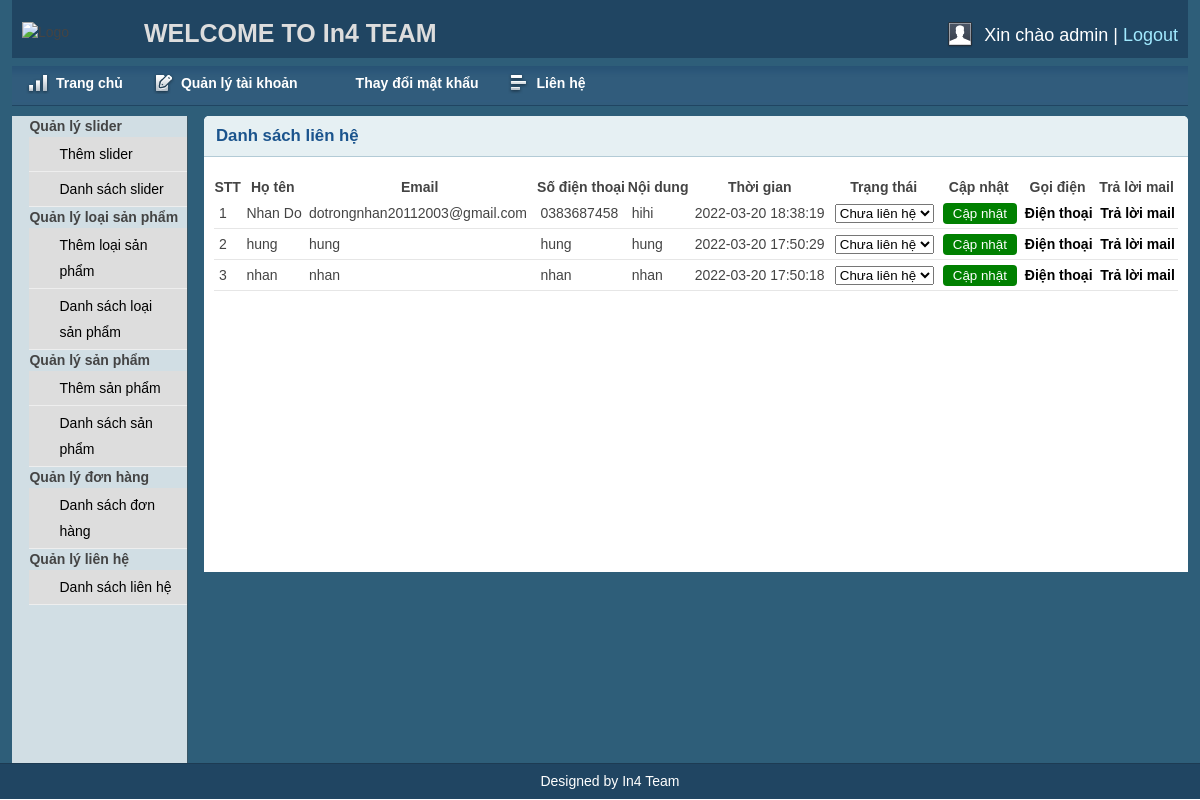
Before: /admin/contactlist.php (signed in) with the older database file.
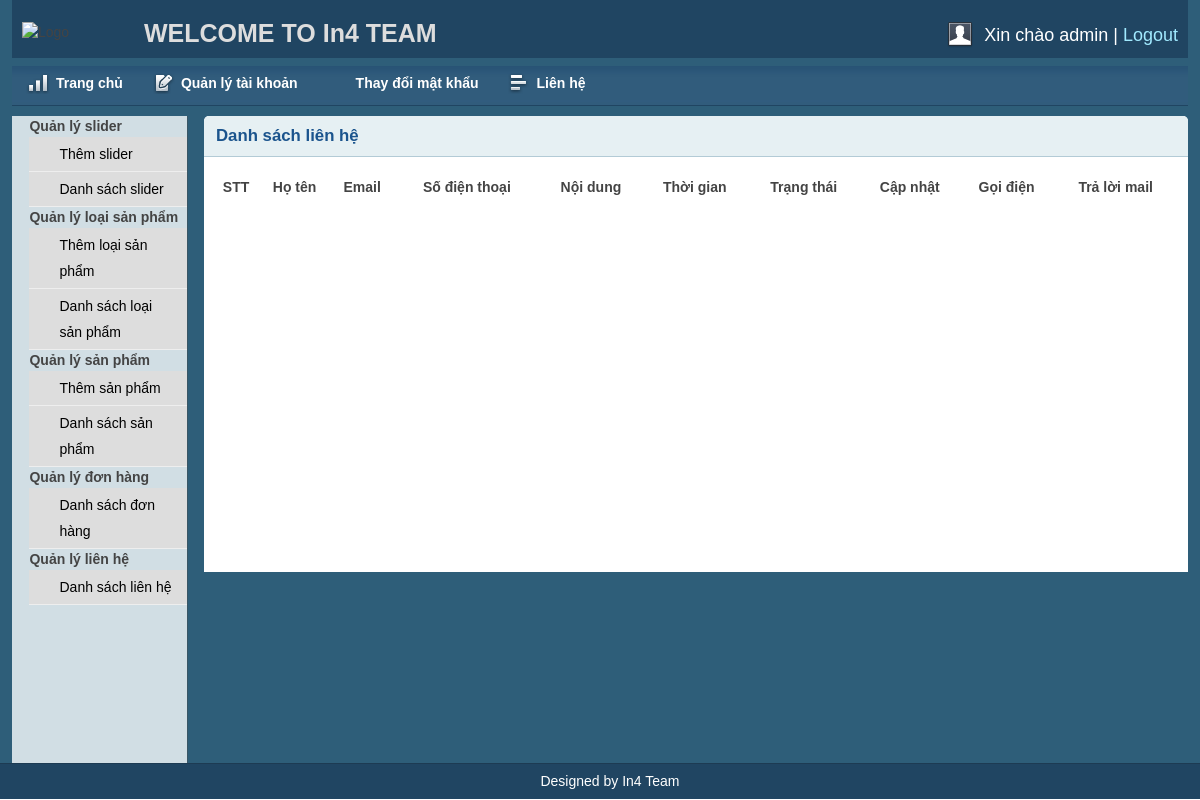
After: the same page with the newer database file.
### tables this page shows
CREATE TABLE `contact` (
  `id` int(11) NOT NULL,
  `name` varchar(500) NOT NULL,
  `phone` varchar(100) NOT NULL,
  `email` varchar(200) NOT NULL,
  `content` varchar(500) NOT NULL,
  `time` datetime NOT NULL DEFAULT current_timestamp(),
  `status` int(11) NOT NULL DEFAULT 0
);

### lib/database.php (called while the page is built, shortened)
<?php
	class Database{
		public $host = "localhost";
		public $user = "root";
		public $pass = "";
		public $dbname = "shopcase";
		public $link ;
		public function connectDB(){
			$this->link = new mysqli($this->host,$this->user,$this->pass,$this->dbname);
		}
		public function select($query){
			$result = $this->link->query($query) or die($this->link->error.__LINE__);
			if($result->num_rows > 0){
				return $result;
			}else{
				return false;
			}
		}
	}
?>

### model/mcontact.php (called while the page is built, shortened)
<?php
	$url = $_SERVER['REQUEST_URI'];
	if (strlen(strstr($url,"admin")) > 0) {
		include_once"../lib/database.php";
	}else{
		include_once"./lib/database.php";
	}
?>
<?php
	class contact{
		public static function get_contact(){
			$db = new Database();
			$query = "select * from contact order by time desc";
			$ketqua = $db->select($query);
			return $ketqua;
		}
	}
?>

### admin/contactlist.php (the view, shortened to what this page needs)
<?php include 'inc/header.php';?>
<?php include 'inc/sidebar.php';?>
<?php
	include"../model/mcontact.php";
?>
<div class="grid_10">
	<div class="box round first grid">
		<h2>Danh sách liên hệ </h2>
		<div class="block">
			<table class="data display datatable" id="example">
			<thead>
				<tr>
					<th>STT</th>
					<th>Họ tên</th>
					<th>Email</th>
					<th>Số điện thoại</th>
					<th>Nội dung</th>
					<th>Thời gian</th>
					<th>Trạng thái</th>
					<th>Cập nhật</th>
					<th>Gọi điện</th>
					<th>Trả lời mail</th>
				</tr>
			</thead>
			<tbody>
			<?php
				$get_contact = contact::get_contact();
				if($get_contact):
					$i = 0;
					while($ketqua = $get_contact->fetch_assoc()):
						$i++;
			?>
				<tr class="gradeX odd">
					<td><?=$i?></td>
					<td><?=$ketqua['name']?></td>
					<td><?=$ketqua['email']?></td>
					<td><?=$ketqua['phone']?></td>
					<td><?=$ketqua['content']?></td>
					<td><?=$ketqua['time']?></td>
					<form action="" method="get">
					<td>
						<select name="trangthai" id="trangthai">
							<option value="0" <?php if($ketqua['status']==0) echo "selected"; ?> >Chưa liên hệ</option>
						</select>
					</td>
					<td>
						<input type="submit" value="Cập nhật" name="capnhatct" id="capnhatct">
					</td>
					</form>
					<td><a href="callto:<?=$ketqua['phone']?>">Điện thoại</a></td>
					<td><a href="mailto:<?=$ketqua['email']?>">Trả lời mail</a></td>
				</tr>
			<?php endwhile; endif; ?>
			</tbody>
		</table>
		</div>
	</div>
</div>
<?php include 'inc/footer.php';?>

Changed rows visible on the page:
removed contact: name "Nhan Do", email "dotrongnhan20112003@gmail.com", phone "0383687458", content "hihi", time "2022-03-20 18:38:19", trangthai "Chưa liên hệ"
removed contact: name "hung", email "hung", phone "hung", content "hung", time "2022-03-20 17:50:29", trangthai "Chưa liên hệ"
removed contact: name "nhan", email "nhan", phone "nhan", content "nhan", time "2022-03-20 17:50:18", trangthai "Chưa liên hệ"
